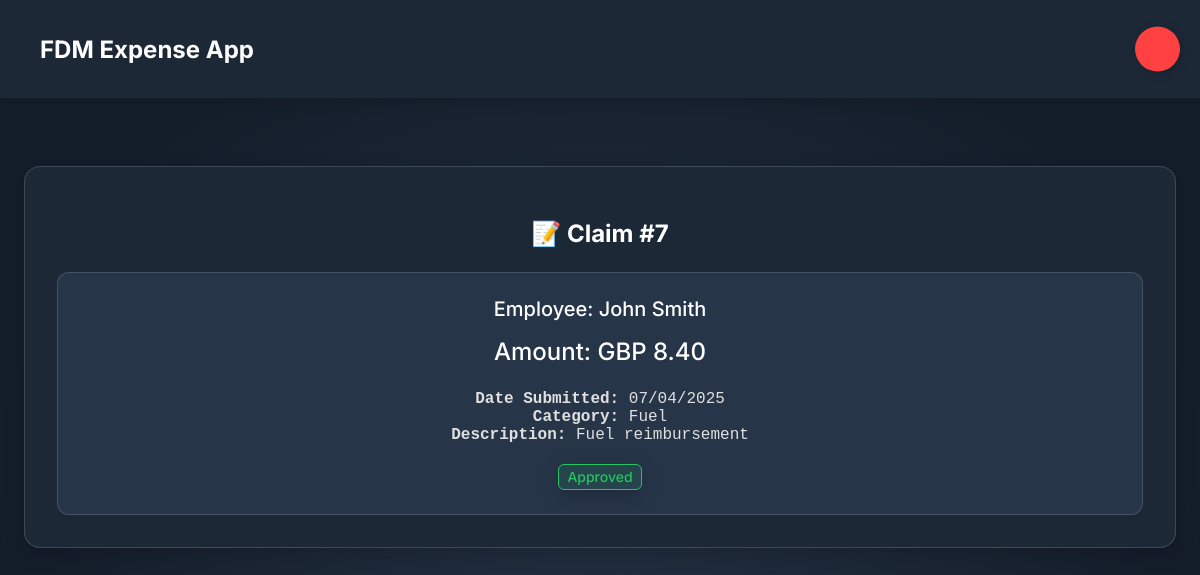
The app's page /php/view_claim.php?id=7 (signed in) with its own data.
### tables this page shows
CREATE TABLE `expense_claims` (
  `claimId` int(11) NOT NULL,
  `employeeId` int(11) NOT NULL,
  `amount` decimal(10,2) NOT NULL,
  `description` varchar(255) NOT NULL,
  `category` varchar(50) NOT NULL,
  `status` enum('Pending','Approved','Rejected','Reimbursed') DEFAULT 'Pending',
  `managerMessage` varchar(500) DEFAULT NULL,
  `date` timestamp NOT NULL DEFAULT current_timestamp(),
  `evidenceFile` varchar(255) NOT NULL,
  `receipt` varchar(255) NOT NULL,
  `currency` varchar(5) DEFAULT NULL
);

CREATE TABLE `employees` (
  `employeeId` int(11) NOT NULL,
  `firstName` varchar(50) NOT NULL,
  `lastName` varchar(50) NOT NULL,
  `email` varchar(100) NOT NULL,
  `role` enum('Employee','Manager','Admin','Finance') NOT NULL DEFAULT 'Employee',
  `username` varchar(50) NOT NULL,
  `passwordHash` varchar(255) NOT NULL,
  `manager` int(11) DEFAULT NULL,
  `loggedIn` date DEFAULT current_timestamp(),
  `created_at` timestamp NOT NULL DEFAULT current_timestamp()
);

### php/view_claim.php (the view, shortened to what this page needs)
<?php
$conn = DatabaseManager::getInstance()->getConnection();
$claimId = $_GET['id'];
$sql = "SELECT expense_claims.*, employees.firstName, employees.lastName
        FROM expense_claims
        INNER JOIN employees ON expense_claims.employeeId = employees.employeeId
        WHERE expense_claims.claimId = :claimId";
$stmt = $conn->prepare($sql);
$stmt->bindParam(':claimId', $claimId, PDO::PARAM_INT);
$stmt->execute();
$claim = $stmt->fetch(PDO::FETCH_ASSOC);
?>
<!DOCTYPE html>
<html lang="en">
<head>
    <link rel="stylesheet" href="../css/style.css">
</head>
<body>
    <div class="container">
        <nav class="navbar">
            <div class="logo">FDM Expense App</div>
            <div class="nav-links">
                <form method="POST" action="../php/logout.php">
                    <button class="Btn" type="submit">
                    </button>
                </form>
            </div>
        </nav>
        <br>
        <section class="weather-map">
            <?php if ($claim): ?>
                <h1 style='text-align:center;'>📝 Claim #<?= $claim['claimId'] ?></h1>
                <div class='report' style='text-align: center;'>
                    <h4>Employee: <?= htmlspecialchars($claim['firstName'] . ' ' . $claim['lastName']) ?></h4>
                    <h3>Amount: <?= $claim['currency'] . ' ' . number_format($claim['amount'], 2) ?></h3>
                    <p><strong>Date Submitted:</strong> <?= date("d/m/Y", strtotime($claim['date'])) ?></p>
                    <p><strong>Category:</strong> <?= htmlspecialchars($claim['category']) ?></p>
                    <p><strong>Description:</strong> <?= htmlspecialchars($claim['description']) ?></p>
                    <br>
                    <?php if ($claim['status'] === 'Pending'): ?>
                        <div class='badges'><button class='blue'>Pending Approval</button></div><br>
                        <form method='POST' action='../php/process_claim.php' style='display: inline;'>
                            <input type='hidden' name='claimId' value='<?php echo $claim['claimId']; ?>'>
                            <input type='hidden' name='action' value='approve'>
                            <button type='submit' class='confirm-button' data-action='approve'>Approve Claim</button>
                        </form>
                        <form method='POST' action='../php/process_claim.php' style='display: inline;'>
                            <input type='hidden' name='claimId' value='<?php echo $claim['claimId']; ?>'>
                            <input type='hidden' name='action' value='reject'>
                            <input type='hidden' name='managerMessage' value=''>
                            <button type='submit' class='confirm-button' data-action='reject'>Reject Claim</button>
                        </form>
                        <?php if (!empty($claim['managerMessage'])): ?>
                            <p><strong>Manager's Note:</strong> <?= htmlspecialchars($claim['managerMessage']) ?></p>
                        <?php endif; ?>
                    <?php elseif ($claim['status'] === 'Rejected'): ?>
                        <div class='badges'><button class='red'>Rejected</button></div>
                    <?php elseif ($claim['status'] === 'Approved'): ?>
                        <div class='badges'><button class='green'>Approved</button></div>
                    <?php elseif ($claim['status'] === 'Reimbursed'): ?>
                        <div class='badges'><button class='purple'>Reimbursed</button></div>
                    <?php endif; ?>
                </div>
            <?php else: ?>
                <p style="text-align:center;">Claim not found or you do not have permission to view it.</p>
            <?php endif; ?>
        </section>
    </div>
</body>
</html>

### css/style.css (style rules this page uses)
body { background-color: #121826; color: #ffffff; font-family: 'Inter', sans-serif; margin: 0; padding: 0; background: radial-gradient(50% 50% at 50% 50%, #253244 0%, #141D2A 100%); min-height: 100vh; }
.container { display: grid; grid-template-columns: repeat(12, 1fr); gap: 24px; padding: 24px; margin-top: 98px; max-width: 1440px; margin-left: auto; margin-right: auto; }
.navbar { width: 100%; height: 98px; background: #1D2837; display: flex; align-items: center; padding: 0 40px; position: fixed; top: 0; left: 0; right: 0; z-index: 10; box-shadow: 0px 4px 12px rgba(0, 0, 0, 0.1); }
.navbar .logo { color: #FFF; font-size: 24px; font-weight: 700; }
button { color: #FFF; font-family: Inter; font-size: 20px; font-weight: 500; cursor: pointer; border-radius: 16px; border: 1px solid rgba(255, 255, 255, 0.15); background: #2C3C54; box-shadow: 0px 6px 20px rgba(0, 0, 0, 0.2); }
.badges { display: flex; flex-direction: column; gap: 1rem; align-items: center; flex-wrap: wrap; justify-content: center; }
.badges > button { font-size: 0.875rem; line-height: 1.25rem; padding: 2px .5rem; cursor: pointer; border: none; border-radius: 0.375rem; outline: none; }
.badges .green { background-color: rgba(34, 197, 94, 0.10); color: rgb(34 197 94); border: 1px rgb(34 197 94) solid; }
.weather-map, .active-alerts { grid-column: span 12; border-radius: 16px; border: 1px solid rgba(255, 255, 255, 0.15); background: #1D2837; padding: 32px; box-shadow: 0px 6px 20px rgba(0, 0, 0, 0.2); }
.weather-map h3, .active-alerts h3 { margin: 0 0 24px 0; font-size: 24px; font-weight: 500; }
.report { border-radius: 12px; border: 1px solid rgba(255, 255, 255, 0.15); background: #273549; padding: 24px; margin-top: 24px; }
.report h4 { margin: 0 0 16px 0; font-size: 20px; font-weight: 500; }
.report p { font-family: monospace; font-size: 16px; margin: 0; color: #e0e0e0; }
.Btn { display: flex; align-items: center; justify-content: center; width: 45px; height: 45px; border: none; border-radius: 50%; cursor: pointer; position: relative; overflow: hidden; transition: width 0.3s, border-radius 0.3s, justify-content 0.3s; box-shadow: 2px 2px 10px rgba(0, 0, 0, 0.199); background-color: rgb(255, 65, 65); padding: 0 8px; position: fixed; right: 20px; transform: translateY(-50%); }

### records on screen
expense_claims: claimId "7", employeeId.lastName "John Smith", currency "GBP", amount "8.40", date "07/04/2025", category "Fuel", description "Fuel reimbursement"
